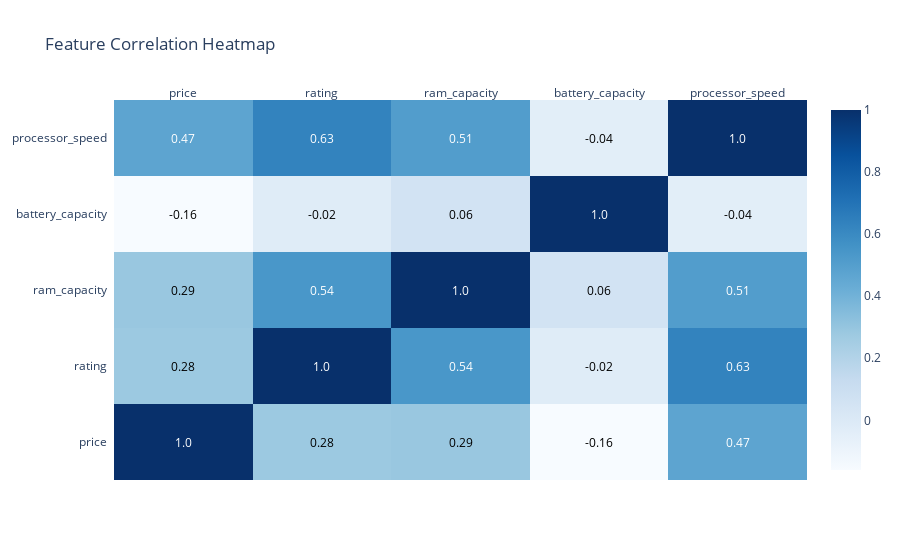

Source (notebook cell):
### Code cell
corr_matrix = df[['price', 'rating', 'ram_capacity', 'battery_capacity', 'processor_speed']].corr().round(2)

# Convert to heatmap
fig = ff.create_annotated_heatmap(
    z=np.array(corr_matrix),
    x=list(corr_matrix.columns),
    y=list(corr_matrix.index),
    colorscale='blues',
    showscale=True
)

fig.update_layout(title="Feature Correlation Heatmap")
fig.show()

### Figure 1 — Plotly figure (JSON) as saved in the notebook; plotly's stock layout.template omitted (floating-point values rounded to 4 significant figures)
{"data": [{"colorscale": [[0, "rgb(247,251,255)"], [0.125, "rgb(222,235,247)"], [0.25, "rgb(198,219,239)"], [0.375, "rgb(158,202,225)"], [0.5, "rgb(107,174,214)"], [0.625, "rgb(66,146,198)"], [0.75, "rgb(33,113,181)"], [0.875, "rgb(8,81,156)"], [1, "rgb(8,48,107)"]], "reversescale": false, "showscale": true, "type": "heatmap", "x": ["price", "rating", "ram_capacity", "battery_capacity", "processor_speed"], "y": ["price", "rating", "ram_capacity", "battery_capacity", "processor_speed"], "z": [[1, 0.28, 0.29, -0.16, 0.47], [0.28, 1, 0.54, -0.02, 0.63], [0.29, 0.54, 1, 0.06, 0.51], [-0.16, -0.02, 0.06, 1, -0.04], [0.47, 0.63, 0.51, -0.04, 1]]}], "layout": {"annotations": [{"font": {"color": "#FFFFFF"}, "showarrow": false, "text": "1.0", "x": "price", "xref": "x", "y": "price", "yref": "y"}, {"font": {"color": "#000000"}, "showarrow": false, "text": "0.28", "x": "rating", "xref": "x", "y": "price", "yref": "y"}, {"font": {"color": "#000000"}, "showarrow": false, "text": "0.29", "x": "ram_capacity", "xref": "x", "y": "price", "yref": "y"}, {"font": {"color": "#000000"}, "showarrow": false, "text": "-0.16", "x": "battery_capacity", "xref": "x", "y": "price", "yref": "y"}, {"font": {"color": "#FFFFFF"}, "showarrow": false, "text": "0.47", "x": "processor_speed", "xref": "x", "y": "price", "yref": "y"}, {"font": {"color": "#000000"}, "showarrow": false, "text": "0.28", "x": "price", "xref": "x", "y": "rating", "yref": "y"}, {"font": {"color": "#FFFFFF"}, "showarrow": false, "text": "1.0", "x": "rating", "xref": "x", "y": "rating", "yref": "y"}, {"font": {"color": "#FFFFFF"}, "showarrow": false, "text": "0.54", "x": "ram_capacity", "xref": "x", "y": "rating", "yref": "y"}, {"font": {"color": "#000000"}, "showarrow": false, "text": "-0.02", "x": "battery_capacity", "xref": "x", "y": "rating", "yref": "y"}, {"font": {"color": "#FFFFFF"}, "showarrow": false, "text": "0.63", "x": "processor_speed", "xref": "x", "y": "rating", "yref": "y"}, {"font": {"color": "#000000"}, "showarrow": false, "text": "0.29", "x": "price", "xref": "x", "y": "ram_capacity", "yref": "y"}, {"font": {"color": "#FFFFFF"}, "showarrow": false, "text": "0.54", "x": "rating", "xref": "x", "y": "ram_capacity", "yref": "y"}, {"font": {"color": "#FFFFFF"}, "showarrow": false, "text": "1.0", "x": "ram_capacity", "xref": "x", "y": "ram_capacity", "yref": "y"}, {"font": {"color": "#000000"}, "showarrow": false, "text": "0.06", "x": "battery_capacity", "xref": "x", "y": "ram_capacity", "yref": "y"}, {"font": {"color": "#FFFFFF"}, "showarrow": false, "text": "0.51", "x": "processor_speed", "xref": "x", "y": "ram_capacity", "yref": "y"}, {"font": {"color": "#000000"}, "showarrow": false, "text": "-0.16", "x": "price", "xref": "x", "y": "battery_capacity", "yref": "y"}, {"font": {"color": "#000000"}, "showarrow": false, "text": "-0.02", "x": "rating", "xref": "x", "y": "battery_capacity", "yref": "y"}, {"font": {"color": "#000000"}, "showarrow": false, "text": "0.06", "x": "ram_capacity", "xref": "x", "y": "battery_capacity", "yref": "y"}, {"font": {"color": "#FFFFFF"}, "showarrow": false, "text": "1.0", "x": "battery_capacity", "xref": "x", "y": "battery_capacity", "yref": "y"}, {"font": {"color": "#000000"}, "showarrow": false, "text": "-0.04", "x": "processor_speed", "xref": "x", "y": "battery_capacity", "yref": "y"}, {"font": {"color": "#FFFFFF"}, "showarrow": false, "text": "0.47", "x": "price", "xref": "x", "y": "processor_speed", "yref": "y"}, {"font": {"color": "#FFFFFF"}, "showarrow": false, "text": "0.63", "x": "rating", "xref": "x", "y": "processor_speed", "yref": "y"}, {"font": {"color": "#FFFFFF"}, "showarrow": false, "text": "0.51", "x": "ram_capacity", "xref": "x", "y": "processor_speed", "yref": "y"}, {"font": {"color": "#000000"}, "showarrow": false, "text": "-0.04", "x": "battery_capacity", "xref": "x", "y": "processor_speed", "yref": "y"}, {"font": {"color": "#FFFFFF"}, "showarrow": false, "text": "1.0", "x": "processor_speed", "xref": "x", "y": "processor_speed", "yref": "y"}], "autosize": true, "title": {"text": "Feature Correlation Heatmap"}, "xaxis": {"autorange": true, "dtick": 1, "gridcolor": "rgb(0, 0, 0)", "range": [-0.5, 4.5], "side": "top", "ticks": "", "type": "category"}, "yaxis": {"autorange": true, "dtick": 1, "range": [-0.5, 4.5], "ticks": "", "ticksuffix": "  ", "type": "category"}}}
